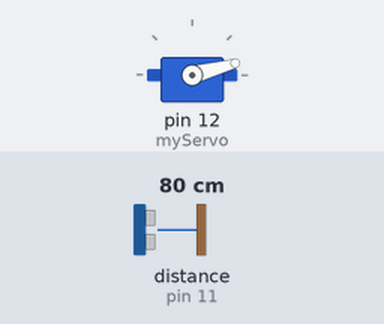
Recording of a sketch running on a simulated Arduino Uno, built with avr-gcc and run on an emulated ATmega328P. On the bench: servo. Wiring (inferred from the names in the program): ultrasonic range finder: trigger pin 10; echo pin 11. The test bench sets the inputs (shaded band); at power-on: distance to the obstacle (sensor on pin 11) 80 cm. The echo pulse lasts 58.3 µs per cm; what the sketch prints to the serial monitor is not drawn.

Above: at 0.01 s.
1.3 s: distance to the obstacle (sensor on pin 11) set to 2 cm
At 1.9 s:
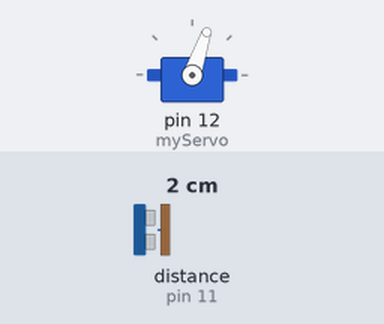
4.3 s: distance to the obstacle (sensor on pin 11) set to 299 cm
At 5.17 s:
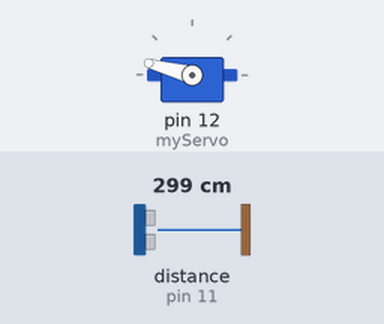
7.3 s: distance to the obstacle (sensor on pin 11) set to 4 cm
At 8.0 s:
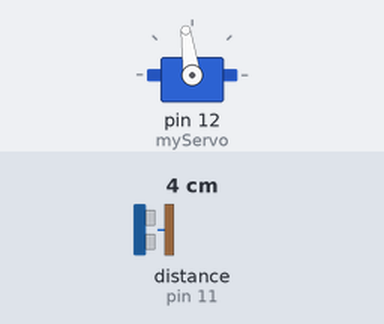
10.3 s: distance to the obstacle (sensor on pin 11) set to 35 cm
Timing chart, 0 to 14.3 s (numbered marks = the images above; inputs shaded):
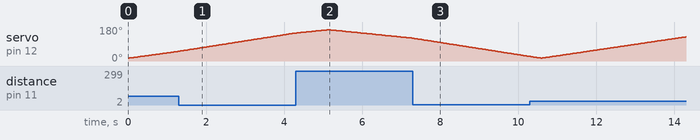

The sketch:

radar-arduino.ino
```cpp
/* *** English version under construction ***
 *  For more information feel free to contact me
 *
 * Projekt iz predmeta Elektroakustika - Radarski sustav
 */


#include <Servo.h>. //pozivanje servo biblioteke

//  Deklariranje  i inicijalizacija varijabli za Trigger i Echo pin na Ultrasonic senzoru
//  Trigger  - spajamo na ulaz 10 od Arduina
//  Echo     - spajamo na ulaz 11 od Arduina

const int trigPin = 10;
const int echoPin = 11;


//  Deklaracija varijable za trajanje i udaljenost
long trajanje;    // Varijabla 'trajanje', sprema vrijeme izmedu emisije i prijema signala
int udaljenost;   // Varijabla 'udaljenost', sprema vrijeme izmedu emisije i prijema signala

Servo myServo;  // kreiramo servo objekt za upravljanje motorom
                // library podržava maksimalno 8 motora

void setup() {              //zapocinjem serijsku komunikaciju
  pinMode(trigPin, OUTPUT); // postavlja varijablu trigPin kao OUTPUT (izlaz)
  pinMode(echoPin, INPUT);  // postavlja varijablu echoPin kao INPUT (ulaz)
  Serial.begin(9600);       // Funkcija koja zapocinje komunikaciju s 9600 baud-rateova, isti BAUD Rate potrebno postaviti u monitoru
  myServo.attach(12);   // Definira na koji signalni PWM pin je pricvrscen servo motor
}


void loop() {
  // funkcija koja rotira servo motor od 15 do 165 stupnjeva

  for(int i=15;i<=165;i++){                         //  motor se okrece od 15 do 165 stupnjeva, u koracima od jednog stupnja, varijabla 'i' predstavlja jedan stupanj
  myServo.write(i);                                 //  kazemo da servo motor provjeri varijablu i za poziciju
  delay(30);                                        //  cekamo 30ms da motor dode na zadanu poziciju

  //za svaki stupanj izracunavamo udaljenost
  udaljenost = izracunavanje_udaljenosti_F();       //  poziva funkciju za izracunavanje udaljenosti, izmjerene ultrazvucnim senzorom za svaki stupanj


  //vrijednosti saljemo na serijski port koje ce kasnije biti primjene i obradene u processingu

  Serial.print(i);                // Salje trenutnu vrijednost stupnja na Serial Port
  Serial.print(",");              // Salje dodatni (obicni) znak (character) "," odmah do prethodne vrijednosti (potrebno za kasnje u Processing IDE-u za indeksiranje)
  Serial.print(udaljenost);       // Salje vrijednost udaljenosti na Serial Port
  Serial.print(".");              // Salje dodatni (obicni) znak (character) "." odmah do prethodne vrijednosti (potrebno za kasnje u Processing IDE-u za indeksiranje)
  }


  // Izracunavanje udaljenosti od 165 do 15 stupnjeva

  for(int i=165;i>15;i--){
  myServo.write(i);
  delay(30);
  udaljenost = izracunavanje_udaljenosti_F();
  Serial.print(i);
  Serial.print(",");
  Serial.print(udaljenost);
  Serial.print(".");
  }

}


// Funkcija za izracunavanje udaljenosti izmjerene UltraSonic senzorom
int izracunavanje_udaljenosti_F(){

  digitalWrite(trigPin, LOW);
  delayMicroseconds(2);

  digitalWrite(trigPin, HIGH);   // Postavlja trigPin na HIGH stanje (5V) na 10 mikro sekundi
  delayMicroseconds(10);
  digitalWrite(trigPin, LOW);    // Postavlja trigPin na LOW (0V) stanje

  trajanje = pulseIn(echoPin, HIGH); // Ocitava vrijednosti varijable echoPin, vraca valnu brzinu zvuka u mikrosekundama
  udaljenost= trajanje*0.034/2;
  return udaljenost;
}
```
